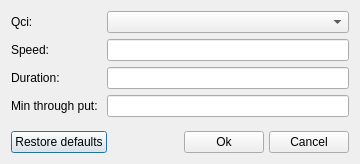
<?xml version="1.0" encoding="UTF-8"?>
<ui version="4.0">
 <class>StreamUlForm</class>
 <widget class="QDialog" name="StreamUlForm">
  <property name="geometry">
   <rect>
    <x>0</x>
    <y>0</y>
    <width>360</width>
    <height>164</height>
   </rect>
  </property>
  <property name="windowTitle">
   <string>Dialog</string>
  </property>
  <layout class="QVBoxLayout" name="verticalLayout">
   <item>
    <layout class="QFormLayout" name="formLayout">
     <item row="0" column="0">
      <widget class="QLabel" name="label">
       <property name="text">
        <string>Qci: </string>
       </property>
      </widget>
     </item>
     <item row="1" column="0">
      <widget class="QLabel" name="label_2">
       <property name="text">
        <string>Speed: </string>
       </property>
      </widget>
     </item>
     <item row="2" column="0">
      <widget class="QLabel" name="label_3">
       <property name="text">
        <string>Duration: </string>
       </property>
      </widget>
     </item>
     <item row="3" column="0">
      <widget class="QLabel" name="label_4">
       <property name="text">
        <string>Min through put: </string>
       </property>
      </widget>
     </item>
     <item row="0" column="1">
      <widget class="QComboBox" name="qciComboBox"/>
     </item>
     <item row="1" column="1">
      <widget class="QLineEdit" name="speed"/>
     </item>
     <item row="2" column="1">
      <widget class="QLineEdit" name="duration"/>
     </item>
     <item row="3" column="1">
      <widget class="QLineEdit" name="minThroughPut"/>
     </item>
    </layout>
   </item>
   <item>
    <layout class="QHBoxLayout" name="horizontalLayout">
     <property name="spacing">
      <number>5</number>
     </property>
     <item>
      <widget class="QPushButton" name="restoreButton">
       <property name="text">
        <string>Restore defaults</string>
       </property>
      </widget>
     </item>
     <item>
      <spacer name="horizontalSpacer">
       <property name="orientation">
        <enum>Qt::Horizontal</enum>
       </property>
       <property name="sizeHint" stdset="0">
        <size>
         <width>40</width>
         <height>20</height>
        </size>
       </property>
      </spacer>
     </item>
     <item>
      <widget class="QPushButton" name="okButton">
       <property name="text">
        <string>Ok</string>
       </property>
      </widget>
     </item>
     <item>
      <widget class="QPushButton" name="cancelButton">
       <property name="text">
        <string>Cancel</string>
       </property>
      </widget>
     </item>
    </layout>
   </item>
  </layout>
 </widget>
 <resources/>
 <connections/>
</ui>
